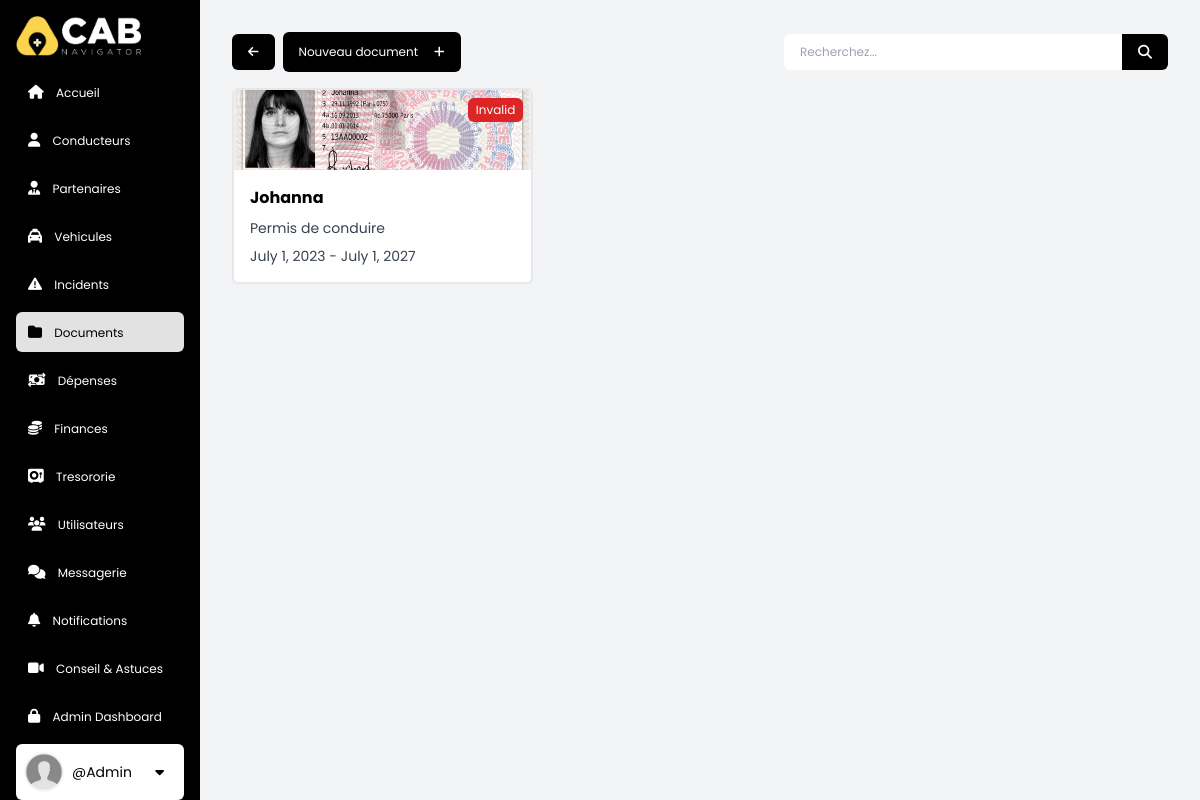
The app's page /documents/d_docs (signed in) with its own data.
### accounts/models.py (models this page shows, shortened)
class CustomUser(AbstractBaseUser, PermissionsMixin):
    pass
    email = models.EmailField(db_index=True, unique=True, max_length=255)
    username = models.CharField(
        max_length=255, unique=True,  blank=True, null=True)
    first_name = models.CharField(max_length=255)
    last_name = models.CharField(max_length=255)
    phone = models.CharField(max_length=255, blank=True, null=True)
    role = models.ForeignKey(
        Role, on_delete=models.SET_NULL, blank=True, null=True,)
    is_active = models.BooleanField(default=True)
    is_staff = models.BooleanField(default=False)
    is_superuser = models.BooleanField(default=False)
    objects = CustomUserManager()
    USERNAME_FIELD = 'email'
    REQUIRED_FIELDS = []

### base/models.py (models this page shows, shortened)
class DriverDocument(models.Model):
    driver = models.ForeignKey(Driver, on_delete=models.SET_NULL, null=True,
                               blank=True)
    type = models.ForeignKey(DocumentType, on_delete=models.CASCADE)
    issue_date = models.DateTimeField(blank=True,)
    expiry_date = models.DateTimeField(blank=True,)
    issuing_country = CountryField(
        blank_label="", blank=True, null=True)
    is_valid = models.BooleanField(default=False)
    date_added = models.DateTimeField(auto_now=True)
    image = models.ImageField(
        upload_to='driver_docs/', blank=True, null=True)

class Driver(models.Model):
    user = models.OneToOneField(CustomUser, on_delete=models.CASCADE)
    vehicle = models.ForeignKey(
        'Vehicle', on_delete=models.SET_NULL, null=True, blank=True)
    civility = models.CharField(max_length=50, default='', choices=civ_titles)
    martital_status = models.CharField(
        max_length=50, default='', choices=marital_statuses)
    first_name = models.CharField(max_length=255)
    last_name = models.CharField(max_length=255)
    nationality = CountryField(
        blank_label="", blank=True, null=True)
    date_of_birth = models.DateField(null=True, blank=True)
    place_of_birth = models.CharField(
        max_length=255, default='', blank=True, null=True)
    city = models.CharField(max_length=255, default='', blank=True, null=True)
    phone = models.CharField(max_length=255, default='',)
    address = models.CharField(
        max_length=255, default='', blank=True, null=True)
    bio = models.CharField(max_length=1000, blank=True, null=True)
    image = models.ImageField(upload_to='drivers', blank=True, null=True)
    date_joined = models.DateTimeField(auto_now=True)
    is_active = models.BooleanField(default=False)
    score = models.IntegerField(null=False, blank=True, default='100')
    observation = models.CharField(
        max_length=1000, default='', null=True, blank=True)

class DocumentType(models.Model):
    name = models.CharField(max_length=255, default='',)
    description = models.TextField(blank=True, null=True, default='',)

### base/views.py (the view, shortened to what this page needs)
# urls.py: path('documents/d_docs', driver_docs, name='driver_docs'),
@login_required(login_url='login')
def driver_docs(req):
    user = req.user
    query = req.GET.get('query') if req.GET.get('query') != None else ''
    if user.role.sec_level == 2:
        return redirect(req.META.get('HTTP_REFERER', '/'))
    else:
        documents = DriverDocument.objects.filter(
            Q(driver__first_name__icontains=query)
            | Q(driver__last_name__icontains=query)
            | Q(type__name__icontains=query)
            | Q(issue_date__icontains=query)
            | Q(expiry_date__icontains=query)
        )
    ordering = ['date_added']
    context = {
        "documents_page": "active",
        'title': 'driver documents',
        'documents': documents,
        'ordering': ordering,
    }
    return render(req, 'base/documents/driver_docs.html', context)

### base/templates/base/documents/driver_docs.html
{% extends 'main.html' %} {% load static %} {% block content %}
<nav
  class="mx-auto flex flex-col md:flex-row justify-between items-center gap-2 items-center text-xs w-full max-w-[1350px]"
>
  <div class="flex items-center gap-2">
    <a
      href="{{request.META.HTTP_REFERER}}"
      class="px-4 py-3 bg-black text-white hover:bg-yellow-400 hover:text-black rounded-md flex justify-between items-center transition duration-300 ease-in-out"
      ><i class="fa-solid fa-arrow-left"></i
    ></a>
    {% if user.role.sec_level >= 1 %}
    <a
      href="{% url 'create_ddoc' %}"
      class="px-4 py-3 bg-black text-white text-xs hover:bg-amber-300 hover:text-black rounded-md items-center transition duration-300 ease-in-out"
      >Nouveau document<i class="fa-solid fa-plus ml-4"></i
    ></a>
    {% endif %}
  </div>
  {% include 'components/searchbar.html' %}
</nav>
<section class="w-full mx-auto my-4">
  {% if not documents %}
  {% include 'components/no_data.html' %} {% else %}
  <div
    class="grid grid-cols-1 md:grid-cols-2 lg:grid-cols-3 xl:grid-cols-4 gap-4"
  >
    {% for obj in documents %}
    <div
      class="relative flex flex-col border border-2 hover:border-gray-800 bg-white rounded-md transition duration-300 ease-in-out overflow-hidden"
    >
      {% if obj.is_valid %}
      <span
        class="absolute top-2 right-2 px-2 py-1 rounded-md bg-green-600 text-xs text-white"
      >
        Valid
      </span>
      {% else %}
      <span
        class="absolute top-2 right-2 px-2 py-1 rounded-md bg-red-600 text-xs text-white"
      >
        Invalid
      </span>
      {% endif %}
      <a href="{% url 'driver_doc' obj.id  %}">
        {% if not obj.image %}
        <img
          class="h-20 w-full object-cover"
          src="{% static 'imgs/docs.jpg' %}"
          alt="d_doc image"
        />
        {% else %}
        <img
          class="h-20 w-full object-cover"
          src="{{obj.image.url}}"
          alt="d_doc image"
        />
        {% endif %}
        <div class="p-4 flex flex-col justify-between">
          <h4 class="text-black text-md font-bold">
            {{obj.driver.user.first_name}}
          </h4>
          <p class="pt-2 text-sm">{{obj.type.name}}</p>
          <p class="pt-2 text-sm">
            {{obj.issue_date.date}} - {{obj.expiry_date.date}}
          </p>
        </div>
      </a>
    </div>
    {% endfor %}
  </div>
  {% endif %}
</section>
{% endblock %}

### templates/sidebar.html (shortened to what this page needs)
{% load static %}
<div
  class="bg-black text-white w-[60px] md:w-20 p-2 md:p-4 lg:w-[200px] xl:w-[300px] h-screen fixed overflow-y-auto"
>
  <a class="lg: mb-4 flex items-center" href="{% url 'home' %}">
    <img
      class="hidden lg:inline lg:h-10 mx-auto lg:mx-0 lg:mr-2"
      src="{% static 'imgs/logo-w.png' %}"
      alt="logo"
    />
  </a>
  <ul class="flex flex-col mx-auto items-center lg:items-start">
    <a
      class="mb-2 lg:px-3 py-2 text-center lg:text-left rounded-md hover:bg-white hover:text-black transition ease-in duration-200 w-full {{home_page}}"
      href="{% url 'home' %}"
    >
      <i class="fa-solid fa-house text-sm lg:mr-2"></i>
      <span class="hidden lg:inline lg:text-xs xl:text-base">Accueil </span>
    </a>
    {% if user.role.sec_level >= 3 %}
    <a
      class="mb-2 lg:px-3 py-2 text-center lg:text-left rounded-md hover:bg-white hover:text-black transition ease-in duration-200 w-full {{drivers_page}}"
      href="{% url 'drivers' %}"
    >
      <i class="fa-solid fa-user text-sm lg:mr-2"></i>
      <span class="hidden lg:inline lg:text-xs xl:text-base">Conducteurs </span>
    </a>
    <a
      class="mb-2 lg:px-3 py-2 text-center lg:text-left rounded-md hover:bg-white hover:text-black transition ease-in duration-200 w-full {{partners_page}}"
      href="{% url 'partners' %}"
    >
      <i class="fa-solid fa-user-tie text-sm lg:mr-2"></i>
      <span class="hidden lg:inline lg:text-xs xl:text-base">Partenaires </span>
    </a>
    <a
      class="mb-2 lg:px-3 py-2 text-center lg:text-left rounded-md hover:bg-white hover:text-black transition ease-in duration-200 w-full {{vehicles_page}}"
      href="{% url 'vehicles' %}"
    >
      <i class="fa-solid fa-taxi text-sm lg:mr-2"></i>
      <span class="hidden lg:inline lg:text-xs xl:text-base">Vehicules</span>
    </a>
    {% endif %}
    <a
      class="mb-2 lg:px-3 py-2 text-center lg:text-left rounded-md hover:bg-white hover:text-black transition ease-in duration-200 w-full {{incidents_page}}"
      href="{% url 'incidents' %}"
    >
      <i class="fa-solid fa-triangle-exclamation text-sm lg:mr-2"></i>
      <span class="hidden lg:inline lg:text-xs xl:text-base">Incidents </span>
    </a>
    {% if user.role.sec_level >= 3 %}
    <a
      class="mb-2 lg:px-3 py-2 text-center lg:text-left rounded-md hover:bg-white hover:text-black transition ease-in duration-200 w-full {{documents_page}}"
      href="{% url 'documents' %}"
    >
      <i class="fa-solid fa-folder text-sm lg:mr-2"></i>
      <span class="hidden lg:inline lg:text-xs xl:text-base"> Documents </span>
    </a>
    <a
      class="mb-2 lg:px-3 py-2 text-center lg:text-left rounded-md hover:bg-white hover:text-black transition ease-in duration-200 w-full {{expenses_page}}"
      href="{% url 'expenses' %}"
    >
      <i class="fa-solid fa-money-bill-transfer text-sm lg:mr-2"></i>
      <span class="hidden lg:inline lg:text-xs xl:text-base"> Dépenses </span>
    </a>
    {% endif %}
    <a
      class="mb-2 lg:px-3 py-2 text-center lg:text-left rounded-md hover:bg-white hover:text-black transition ease-in duration-200 w-full  {{finance_page}}"
      href="{% url 'finances' %}"
    >
      <i class="fa-solid fa-coins lg:text-sm lg:mr-2"></i>
      <span class="hidden lg:inline lg:text-xs xl:text-base"> Finances </span>
    </a>
    {% if user.role.sec_level >= 3 %}
    <a
      class="mb-2 lg:px-3 py-2 text-center lg:text-left rounded-md hover:bg-white hover:text-black transition ease-in duration-200 w-full  {{vaults_page}}"
      href="{% url 'vaults' %}"
      ><i class="fa-solid fa-vault text-sm lg:mr-2"></i>
      <span class="hidden lg:inline lg:text-xs xl:text-base"> Tresororie </span>
    </a>
    <a
      class="mb-2 lg:px-3 py-2 text-center lg:text-left rounded-md hover:bg-white hover:text-black transition ease-in duration-200 w-full  {{users_page}}"
      href="{% url 'users' %}"
      ><i class="fa-solid fa-users text-sm lg:mr-2"></i>
      <span class="hidden lg:inline lg:text-xs xl:text-base">
        Utilisateurs
      </span>
    </a>
    {% endif %}
    <a
      class="mb-2 lg:px-3 py-2 text-center lg:text-left rounded-md hover:bg-white hover:text-black transition ease-in duration-200 w-full {{chats_page}}"
      href="{% url 'chats' %}"
    >
      <i class="fa-solid fa-comments text-sm lg:mr-2"></i>
      <span class="hidden lg:inline lg:text-xs xl:text-base"> Messagerie </span>
    </a>
    <a
      class="relative mb-2 lg:px-3 py-2 text-center lg:text-left rounded-md hover:bg-white hover:text-black transition ease-in duration-200 w-full {{notifications_page}}"
      href="{% url 'notifications' %}"
    >
      <i class="text-sm fa-solid fa-bell text-sm lg:mr-2"></i>
      <span class="hidden lg:inline lg:text-xs xl:text-base">
        Notifications
      </span>
    </a>
    <a
      class="mb-2 lg:px-3 py-2 text-center lg:text-left rounded-md hover:bg-white hover:text-black transition ease-in duration-200 w-full {{tips_page}}"
      href="{% url 'tips' %}"
    >
      <i class="fa-solid fa-video text-sm lg:mr-2"></i>
      <span class="hidden lg:inline lg:text-xs xl:text-base">
        Conseil & Astuces
      </span>
    </a>
    {% if user.is_superuser %}
    <a
     target="_blank"
      class="mb-2 lg:px-3 py-2 text-center lg:text-left rounded-md hover:bg-white hover:text-black transition ease-in duration-200 w-full"
      href="{% url 'admin:index' %}"
      ><i class="fa-solid fa-lock text-sm lg:mr-2"></i>
      <span class="hidden lg:inline lg:text-xs xl:text-base">
        Admin Dashboard
      </span>
    </a>
    {% endif %}
    <div
      class="px-1 py-2 lg:p-2 bg-white flex flex-col lg:flex-row items-center gap-1 lg:gap-2 mb-2 sm:text-sm lg:text-md rounded-md cursor-pointer w-full"
    >
      {% if not user.image %}
      <img
        class="hidden lg:inline h-10 w-10 rounded-full object-cover"
        src="{% static 'imgs/anon.png' %}"
        alt="user image"
      />
      {% else %}
      <img
        class="hidden lg:block h-10 w-10 rounded-full object-cover"
        src="{{user.image.url}}"
        alt="user image"
      />
      {% endif %}
      <div class="hidden lg:block w-full">
        <p class="text-black">@{{user.username}}</p>
      </div>
      <div class="relative">
        <button
          type="button"
          class=""
          name="dropdownBtn"
          id="dropdownBtn"
          aria-expanded="false"
          aria-haspopup="true"
          onclick="toggleDropdown(this)"
        >
          <i
            class="fa-sharp fa-solid fa-caret-down text-black bg-white hover:bg-gray-200 py-2 px-3 rounded-md"
          ></i>
        </button>
      </div>
    </div>
  </ul>
</div>

### static/styles.css (style rules this page uses)
html { scroll-behavior: smooth; box-sizing: border-box; }
.active { background: #e2e2e2; color: black; padding: 2px; border-radius: 1rem; }

### templates/main.html (style rules this page uses)
body { font-family: "Poppins", sans-serif; }

### records on screen
CustomUser: username "Admin"
DriverDocument: is_valid "Invalid", image (picture), driver.user.first_name "Johanna", type.name "Permis de conduire", issue_date "July 1, 2023", expiry_date "July 1, 2027"
